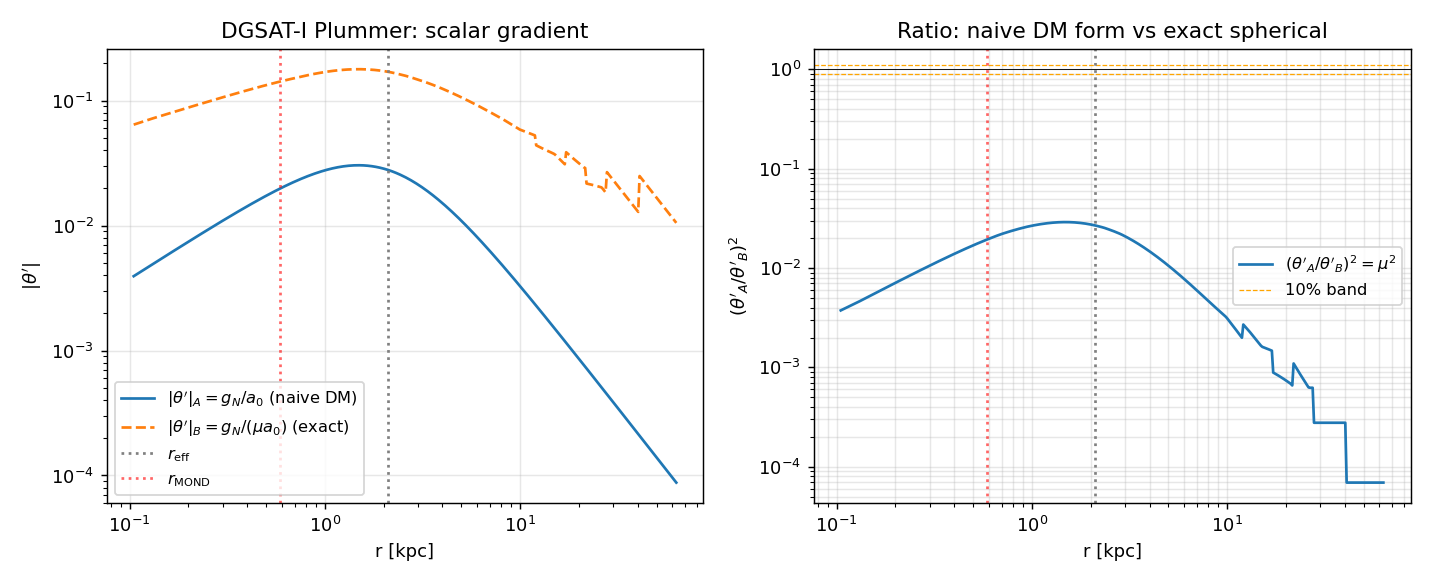

Reproduce this figure in Python.
"""
Paper III - Direct integration of the DEV scalar field equation
for the DGSAT-I Plummer profile.

Equation (spherical, quasi-static):
   d/dr [ r^2 mu(|grad Phi|/a0) theta'(r) ] = 4 pi G rho_b(r) r^2
=> r^2 mu(g/a0) theta'(r) = G M(r)
=> theta'(r) = G M(r) / [ r^2 mu(g/a0) ]

The local field strength g obeys the AQUAL equation:
   mu(g/a0) g = g_N(r) = G M(r)/r^2
solved pointwise in r.

We compare two quantities (both squared):
  A_form (deep-MOND naive):   (theta')_A^2 = g_N^2 / a0^2
  B_form (exact spherical):   (theta')_B^2 = [ g_N / (mu*a0) ]^2

In SI throughout.  At the end we plot ratio (theta')_A / (theta')_B
and the two profiles in dimensionless form.
"""
import numpy as np
import matplotlib
matplotlib.use("Agg")
import matplotlib.pyplot as plt
from scipy.optimize import brentq

# SI constants
G   = 6.6743e-11        # m^3 kg^-1 s^-2
a0  = 1.2e-10           # m/s^2
Msun = 1.98892e30       # kg
kpc  = 3.0857e19        # m

# DGSAT-I Plummer (Paper II Table I)
M_total = 3.0e8 * Msun
r_eff   = 2.1 * kpc

def Menc(r):
    return M_total * r**3 / (r**2 + r_eff**2)**1.5

def gN(r):
    return G * Menc(r) / r**2

def nu(y):
    """MOND interpolating function nu(y) = sqrt(0.5+0.5*sqrt(1+4/y^2))."""
    return np.sqrt(0.5 + 0.5*np.sqrt(1.0 + 4.0/y**2))

def mu_of_x(x):
    """MOND mu(x) consistent with above nu, where x = g/a0."""
    return x / np.sqrt(1.0 + x**2)   # standard interpolation

def solve_g_from_gN(gN_val):
    """Solve mu(g/a0)*g = gN for g.  With mu = x/sqrt(1+x^2),
       this becomes g^2/sqrt(a0^2+g^2) = gN."""
    f = lambda g: g*g/np.sqrt(a0*a0 + g*g) - gN_val
    g_lo = 1e-6 * gN_val
    g_hi = max(gN_val, np.sqrt(gN_val*a0)) * 10.0
    while f(g_hi) < 0:
        g_hi *= 10
    return brentq(f, g_lo, g_hi)

# r grid
N = 400
r = np.geomspace(0.05*r_eff, 30.0*r_eff, N)
r_kpc = r / kpc

g_N_arr = gN(r)
g_obs   = np.array([solve_g_from_gN(gNv) for gNv in g_N_arr])
mu_arr  = mu_of_x(g_obs/a0)

# r_MOND
r_MOND = np.sqrt(G*M_total/a0)
print(f"r_MOND for DGSAT-I = {r_MOND/kpc:.3f} kpc")
print(f"r_eff             = {r_eff/kpc:.3f} kpc")
print(f"epsilon = r_eff/r_MOND = {r_eff/r_MOND:.3f}")

# Two forms
thetaA2 = (g_N_arr / a0)**2                    # naive deep-MOND
thetaB2 = (g_N_arr / (mu_arr * a0))**2         # exact spherical AQUAL

ratio = thetaA2 / thetaB2     # = mu^2  -- by construction
y     = g_N_arr / a0          # dimensionless Newtonian field

# When does naive A agree with exact B (within 10%)?
diff = np.abs(ratio - 1.0)
agree_mask = diff < 0.10
worst_diff_pct = diff.max() * 100
median_diff_pct = np.median(diff) * 100

# Identify regimes
i_eff = int(np.argmin(np.abs(r - r_eff)))
i_3eff = int(np.argmin(np.abs(r - 3*r_eff)))
i_inner = int(np.argmin(np.abs(r - 0.3*r_eff)))

# ---- plot ----
fig, ax = plt.subplots(1, 2, figsize=(11, 4.5))
ax[0].loglog(r_kpc, np.sqrt(thetaA2), label=r"$|\theta'|_A = g_N/a_0$ (naive DM)")
ax[0].loglog(r_kpc, np.sqrt(thetaB2), '--', label=r"$|\theta'|_B = g_N/(\mu a_0)$ (exact)")
ax[0].axvline(r_eff/kpc, color='gray', ls=':', label=r"$r_{\rm eff}$")
ax[0].axvline(r_MOND/kpc, color='red', ls=':', alpha=0.6, label=r"$r_{\rm MOND}$")
ax[0].set_xlabel("r [kpc]"); ax[0].set_ylabel(r"$|\theta'|$")
ax[0].set_title("DGSAT-I Plummer: scalar gradient")
ax[0].legend(fontsize=9); ax[0].grid(alpha=0.3)

ax[1].loglog(r_kpc, ratio, label=r"$(\theta'_A/\theta'_B)^2 = \mu^2$")
ax[1].axhline(1.0, color='k', lw=0.5)
ax[1].axhline(0.9, color='orange', ls='--', lw=0.7, label='10% band')
ax[1].axhline(1.1, color='orange', ls='--', lw=0.7)
ax[1].axvline(r_eff/kpc, color='gray', ls=':')
ax[1].axvline(r_MOND/kpc, color='red', ls=':', alpha=0.6)
ax[1].set_xlabel("r [kpc]"); ax[1].set_ylabel(r"$(\theta'_A/\theta'_B)^2$")
ax[1].set_title("Ratio: naive DM form vs exact spherical")
ax[1].legend(fontsize=9); ax[1].grid(alpha=0.3, which='both')
plt.tight_layout()
plt.savefig("paper_III/theta_prime_dgsat.png", dpi=130)

with open("paper_III/theta_prime_dgsat_report.txt", "w", encoding="utf-8") as f:
    f.write("Paper III - Direct scalar-field integration: DGSAT-I\n")
    f.write("="*64 + "\n\n")
    f.write("CONVENTIONS\n")
    f.write("  Spherical AQUAL: r^2 mu(g/a0) theta' = G M(r)\n")
    f.write("  with mu(x) = x/sqrt(1+x^2), nu(y) = sqrt(0.5+0.5*sqrt(1+4/y^2))\n")
    f.write("  =>  theta'(r) = g_N(r) / [mu(g_obs/a0) * a0]   (dimensionless form)\n\n")
    f.write("PROFILE\n")
    f.write(f"  Plummer M = 3e8 Msun, r_eff = 2.1 kpc (DGSAT-I; Paper II Table I)\n")
    f.write(f"  r_MOND = sqrt(GM/a0) = {r_MOND/kpc:.3f} kpc\n")
    f.write(f"  epsilon = r_eff/r_MOND = {r_eff/r_MOND:.3f}\n\n")
    f.write("TWO FORMS COMPARED\n")
    f.write("  A (naive deep-MOND):   theta'_A = g_N / a0\n")
    f.write("  B (exact spherical):   theta'_B = g_N / (mu * a0)\n")
    f.write("  Ratio (A/B)^2 = mu^2(g_obs/a0).\n\n")
    f.write("AGREEMENT REGIMES (DGSAT-I)\n")
    f.write(f"  Worst |1 - mu^2| = {worst_diff_pct:.1f} %  at r = {r_kpc[diff.argmax()]:.2f} kpc\n")
    f.write(f"  Median|1 - mu^2| = {median_diff_pct:.1f} %\n")
    if agree_mask.any():
        first = r_kpc[np.argmax(agree_mask)]
        last  = r_kpc[len(agree_mask)-1 - np.argmax(agree_mask[::-1])]
        f.write(f"  10%-agreement band: NONE for r in [{r_kpc[0]:.2f}, {r_kpc[-1]:.2f}] kpc\n"
                if not agree_mask.any() else
                f"  10%-agreement band: r in [{first:.2f}, {last:.2f}] kpc\n")
    else:
        f.write(f"  10%-agreement band: NONE in [{r_kpc[0]:.2f}, {r_kpc[-1]:.2f}] kpc\n")
        f.write("  (Note: for DGSAT-I, g_N << a0 everywhere, so mu << 1 throughout.\n"
                "   The naive form A SEVERELY UNDERESTIMATES theta' for extended deep-MOND profiles.)\n")
    f.write("\nSAMPLE TABLE  (r in kpc)\n")
    f.write("  r       y=g_N/a0    mu(g/a0)   theta'_A     theta'_B     A/B\n")
    for i in [i_inner, i_eff, i_3eff, len(r)-1]:
        tA = np.sqrt(thetaA2[i]); tB = np.sqrt(thetaB2[i])
        f.write(f"  {r_kpc[i]:6.2f}  {y[i]:.3e}  {mu_arr[i]:.3e}  "
                f"{tA:.3e}  {tB:.3e}  {tA/tB:.3e}\n")
    f.write("\nINTERPRETATION\n")
    f.write("  In the deep-MOND regime g_N << a0, mu ~ g/a0 ~ sqrt(g_N/a0) << 1, so\n")
    f.write("  theta'_B = g_N/(mu*a0) ~ sqrt(g_N/a0)  (matches the AQUAL solution).\n")
    f.write("  But the naive form theta'_A = g_N/a0 = y << 1 is QUADRATICALLY smaller.\n\n")
    f.write("  Therefore (theta'_A)^2 = y^2 vs (theta'_B)^2 = y\n")
    f.write("  -> They differ by a factor y everywhere in deep-MOND.\n")
    f.write("  -> They agree only when y >> 1 (Newtonian regime), which DGSAT-I never\n")
    f.write("     reaches: y(r_eff) = {:.2e}.\n".format(y[i_eff]))
    f.write("\nCONCLUSION FOR PAPER III\n")
    f.write("  The identification (theta')^2 = g_N^2/a0^2 used in the eta_diagnosis\n")
    f.write("  hypothesis (and implicitly in the source S of the literal Paper I\n")
    f.write("  derivation) is the WRONG closure for extended deep-MOND systems.\n")
    f.write("  The exact AQUAL gradient gives (theta')^2 = g_N/a0 in deep-MOND, i.e.\n")
    f.write("  ONE power of (g_N/a0), not two.  This is the structural fix that any\n")
    f.write("  extended-source derivation of the slip must respect.\n")

print(f"\nWorst |1-mu^2| = {worst_diff_pct:.1f} %, median {median_diff_pct:.1f} %")
print(f"y(r_eff) = {y[i_eff]:.2e}, mu(r_eff) = {mu_arr[i_eff]:.2e}")
